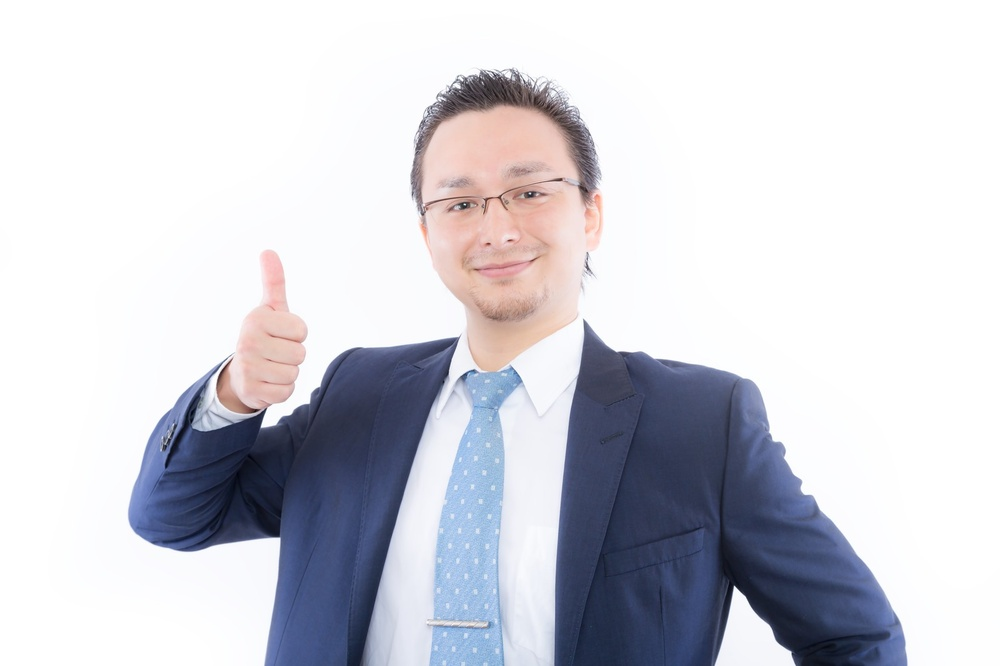
#> input picture Prototype/aoki/MAX76_gjmax20140531_TP_V.jpg, 1000 x 666 px, shrunk from 1600 x 1066 before the run
$ python reversal.py
#> lines starting #> are read from the running program, lines starting #| are printed output that depends on the picture
from PIL import Image
import cv2
import numpy as np

if __name__ == "__main__":
    img = np.asarray(Image.open('MAX76_gjmax20140531_TP_V.jpg'), dtype=np.uint8)
#> img is the input picture: shape (666, 1000, 3); mean R, G, B 207.6, 208.2, 215.8
    img = cv2.flip(img, 1)
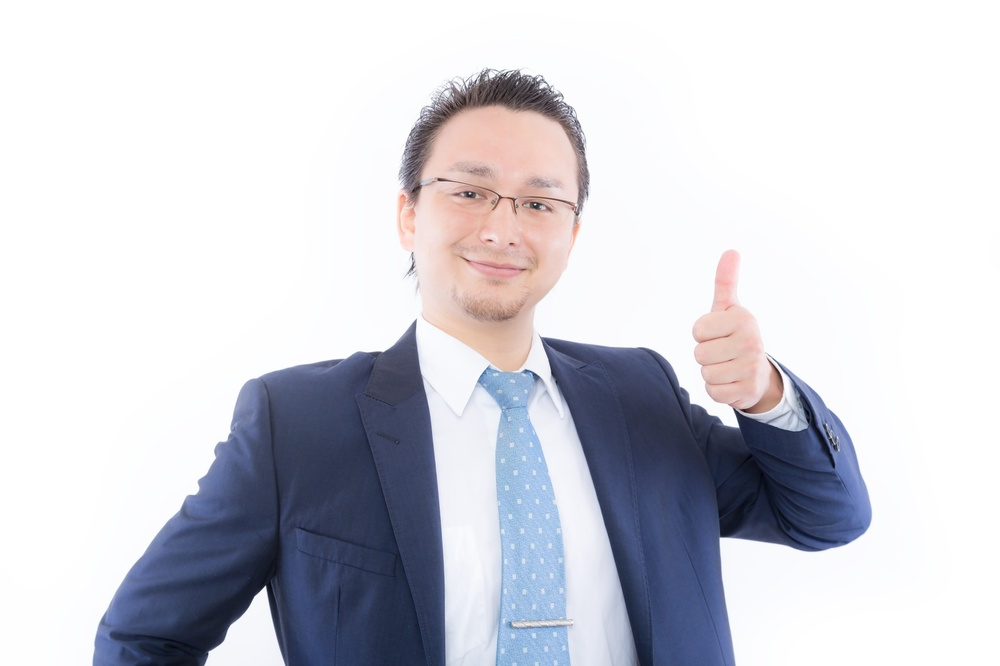
#> img: shape (666, 1000, 3); mean R, G, B 207.6, 208.2, 215.8
    im_rgb = cv2.cvtColor(img, cv2.COLOR_BGR2RGB)
    cv2.imwrite("MAX76_reverse.jpg", im_rgb)
# [5 lines of commented-out code are left out]
